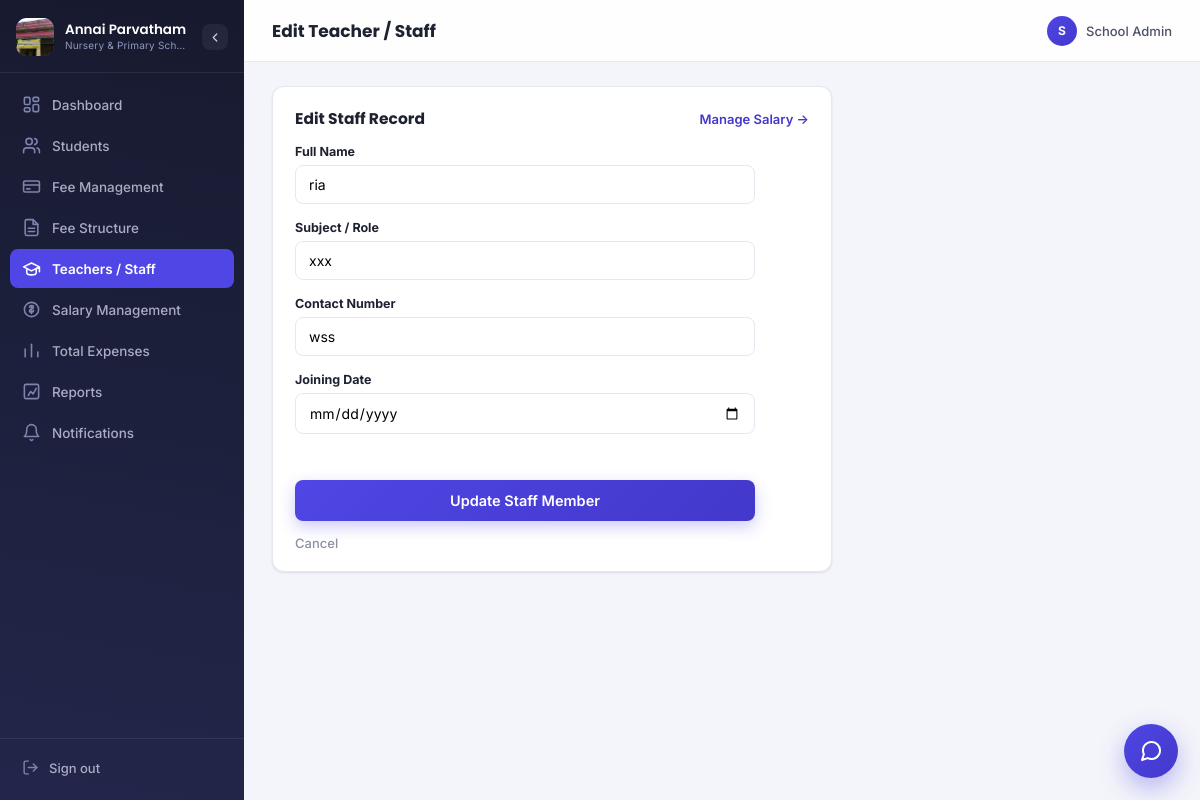
Page /teachers/1/edit (signed in) on the earlier database version.
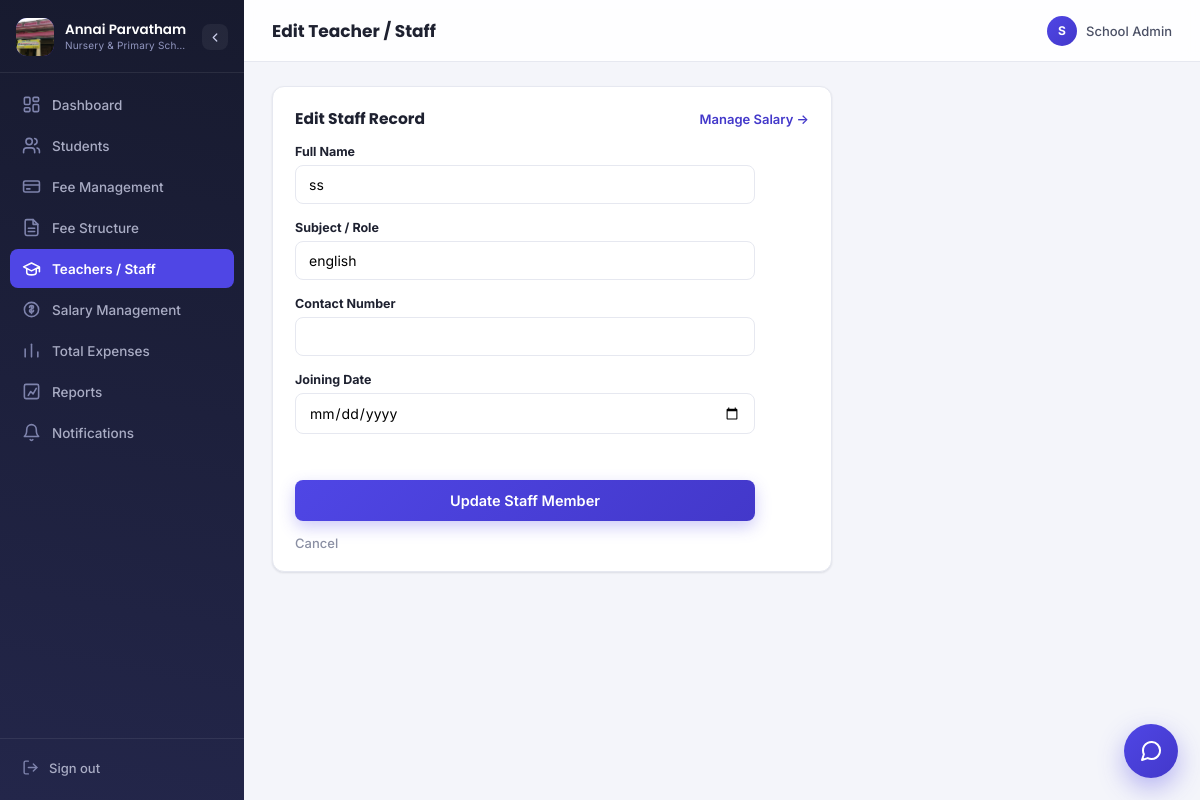
Same page on the later database version.
### models.py (models this page shows)
class Teacher(db.Model):
    id = db.Column(db.Integer, primary_key=True)
    name = db.Column(db.String(120), nullable=False, index=True)
    subject = db.Column(db.String(80))
    contact = db.Column(db.String(20))
    joining_date = db.Column(db.String(20))
    salary = db.relationship("TeacherSalary", backref="teacher", uselist=False, cascade="all, delete-orphan")
    salary_payments = db.relationship("SalaryPayment", backref="teacher", cascade="all, delete-orphan")

### blueprints/teachers.py (the view, shortened to what this page needs)
@bp.route("/teachers/<int:teacher_id>/edit", methods=["GET", "POST"])
@login_required
def edit_teacher(teacher_id):
    t = Teacher.query.get_or_404(teacher_id)
    return render_template("edit_teacher.html", t=t)

### helpers.py (called while the page is built)
def login_required(f):
    @wraps(f)
    def wrapper(*args, **kwargs):
        if "admin_id" not in session:
            return redirect(url_for("auth.login"))
        return f(*args, **kwargs)
    return wrapper

### templates/edit_teacher.html (shortened to what this page needs)
{% extends "base.html" %}
{% block header %}Edit Teacher / Staff{% endblock %}
{% block content %}
<div class="panel narrow">
  <div class="panel-head">
    <h3>Edit Staff Record</h3>
    <a href="{{ url_for('salary.teacher_salary_detail', teacher_id=t.id) }}" class="link-btn">Manage Salary &rarr;</a>
  </div>
  <form method="POST" class="form-grid">
    <div class="form-row">
      <label>Full Name</label>
      <input type="text" name="name" value="{{ t.name }}" required>
    </div>
    <div class="form-row">
      <label>Subject / Role</label>
      <input type="text" name="subject" value="{{ t.subject or '' }}" placeholder="e.g. English, Admin Staff">
    </div>
    <div class="form-row">
      <label>Contact Number</label>
      <input type="text" name="contact" value="{{ t.contact or '' }}">
    </div>
    <div class="form-row">
      <label>Joining Date</label>
      <input type="date" name="joining_date" value="{{ t.joining_date or '' }}">
    </div>
    <div class="form-actions">
      <button type="submit" class="submit-btn">Update Staff Member</button>
      <a href="{{ url_for('teachers.teachers') }}" class="cancel-link">Cancel</a>
    </div>
  </form>
</div>
{% endblock %}

Differences in the rows shown:
changed Teacher: name "ria" → "ss"; subject "xxx" → "english"; contact "wss" → (not shown)
